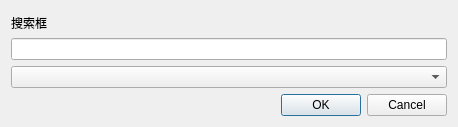
<?xml version="1.0" encoding="UTF-8"?>
<ui version="4.0">
 <class>Select</class>
 <widget class="QDialog" name="Select">
  <property name="geometry">
   <rect>
    <x>0</x>
    <y>0</y>
    <width>458</width>
    <height>127</height>
   </rect>
  </property>
  <property name="windowTitle">
   <string>选择</string>
  </property>
  <layout class="QGridLayout" name="gridLayout">
   <item row="0" column="0">
    <layout class="QVBoxLayout" name="verticalLayout">
     <item>
      <spacer name="verticalSpacer">
       <property name="orientation">
        <enum>Qt::Vertical</enum>
       </property>
       <property name="sizeHint" stdset="0">
        <size>
         <width>20</width>
         <height>40</height>
        </size>
       </property>
      </spacer>
     </item>
     <item>
      <widget class="QLabel" name="label">
       <property name="text">
        <string>搜索框</string>
       </property>
      </widget>
     </item>
     <item>
      <widget class="QLineEdit" name="lineEdit"/>
     </item>
     <item>
      <widget class="QComboBox" name="comboBox"/>
     </item>
     <item>
      <layout class="QHBoxLayout" name="horizontalLayout_CheckBox"/>
     </item>
     <item>
      <widget class="QDialogButtonBox" name="buttonBox">
       <property name="orientation">
        <enum>Qt::Horizontal</enum>
       </property>
       <property name="standardButtons">
        <set>QDialogButtonBox::Cancel|QDialogButtonBox::Ok</set>
       </property>
      </widget>
     </item>
    </layout>
   </item>
  </layout>
 </widget>
 <resources/>
 <connections>
  <connection>
   <sender>buttonBox</sender>
   <signal>accepted()</signal>
   <receiver>Select</receiver>
   <slot>accept()</slot>
   <hints>
    <hint type="sourcelabel">
     <x>248</x>
     <y>254</y>
    </hint>
    <hint type="destinationlabel">
     <x>157</x>
     <y>274</y>
    </hint>
   </hints>
  </connection>
  <connection>
   <sender>buttonBox</sender>
   <signal>rejected()</signal>
   <receiver>Select</receiver>
   <slot>reject()</slot>
   <hints>
    <hint type="sourcelabel">
     <x>316</x>
     <y>260</y>
    </hint>
    <hint type="destinationlabel">
     <x>286</x>
     <y>274</y>
    </hint>
   </hints>
  </connection>
 </connections>
</ui>
